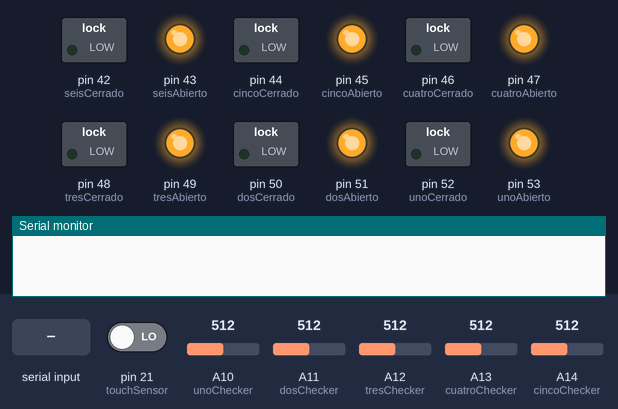
The sketch below on a simulated Arduino Mega 2560, built with avr-gcc and run on an emulated ATmega2560. On the bench: switched loads named in the sketch (green lamp = pin HIGH), output pins drawn as LEDs (lit = HIGH), the last lines printed to the serial monitor. The inputs (shaded band) are chosen by the test bench; at power-on: A14 (cincoChecker) = 512, pin 21 (touchSensor) LOW, A10 (unoChecker) = 512, A11 (dosChecker) = 512, A12 (tresChecker) = 512, A13 (cuatroChecker) = 512.

Above: at 2.4 s.
2.5 s: "1\n" received over Serial
At 2.9 s:
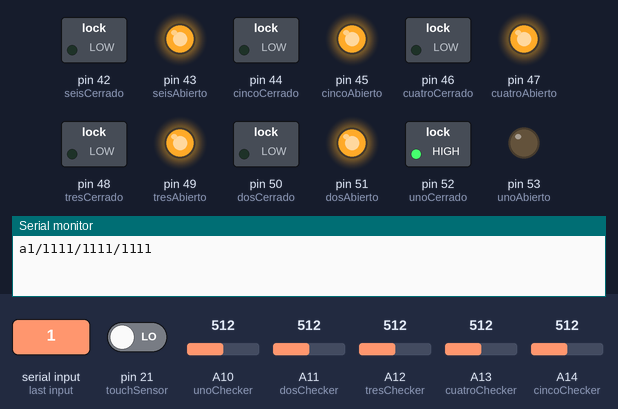
4.0 s: "2\n" received over Serial
At 5.2 s:
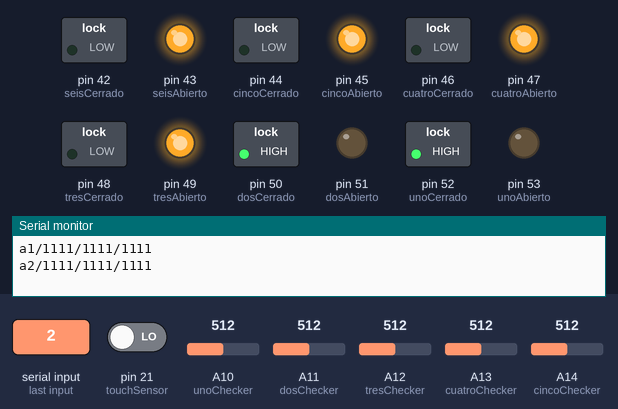
5.5 s: "3\n" received over Serial
At 6.3 s:
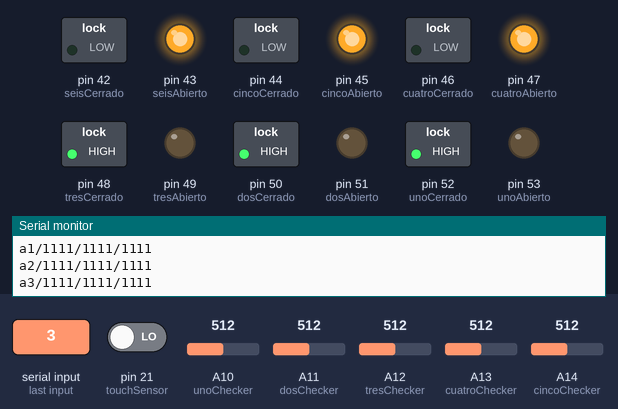
7.0 s: "4\n" received over Serial
At 7.5 s:
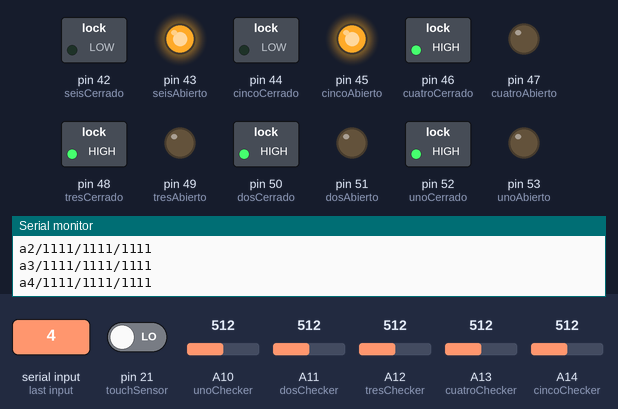
8.5 s: "5\n" received over Serial
At 9.7 s:
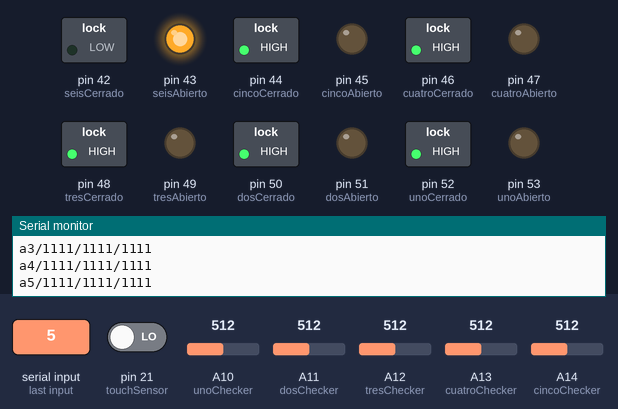
10.0 s: A14 (cincoChecker) set to 366
11.5 s: A14 (cincoChecker) set to 334
Timing chart, 0 to 14.5 s (numbered marks = the images above; inputs shaded):
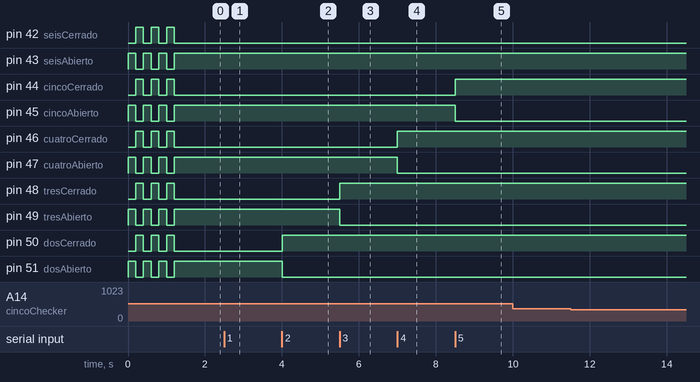

Measured:
- after the input at 2.5 s, pin 52 (unoCerrado): LOW → HIGH at once; pin 53 (unoAbierto): HIGH → LOW at once
- after the input at 4.0 s, pin 50 (dosCerrado): LOW → HIGH at once; pin 51 (dosAbierto): HIGH → LOW at once
- after the input at 5.5 s, pin 48 (tresCerrado): LOW → HIGH at once; pin 49 (tresAbierto): HIGH → LOW at once
- after the input at 7.0 s, pin 46 (cuatroCerrado): LOW → HIGH at once; pin 47 (cuatroAbierto): HIGH → LOW at once
- after the input at 8.5 s, pin 44 (cincoCerrado): LOW → HIGH at once; pin 45 (cincoAbierto): HIGH → LOW at once
- after the input at 10.0 s, every drawn part: stays the same

The sketch:

bicis_NO_rfid.ino
```cpp
int stationNumber;
int nuevaBici = 0;

int unoAbierto = 53;
int unoCerrado = 52;
int unoChecker = A10;

int dosAbierto = 51;
int dosCerrado = 50;
int dosChecker = A11;

int tresAbierto = 49;
int tresCerrado = 48;
int tresChecker = A12;

int cuatroAbierto = 47;
int cuatroCerrado = 46;
int cuatroChecker = A13;

int cincoAbierto = 45;
int cincoCerrado = 44;
int cincoChecker = A14;

int seisAbierto = 43;
int seisCerrado = 42;
int touchSensor = 21; //Este es un sensor de toque

int n = 0;
boolean isJustUpdate = false;

String cache;

int c = 0;
void setup() {
  Serial.begin(9600);
  pinMode(unoAbierto, OUTPUT);
  pinMode(unoCerrado, OUTPUT);
  pinMode(dosAbierto, OUTPUT);
  pinMode(dosCerrado, OUTPUT);
  pinMode(tresAbierto, OUTPUT);
  pinMode(tresCerrado, OUTPUT);
  pinMode(cuatroAbierto, OUTPUT);
  pinMode(cuatroCerrado, OUTPUT);
  pinMode(cincoAbierto, OUTPUT);
  pinMode(cincoCerrado, OUTPUT);
  pinMode(seisAbierto, OUTPUT);
  pinMode(seisCerrado, OUTPUT);
  pinMode(touchSensor, INPUT);
  pinMode(unoChecker, INPUT);
  pinMode(dosChecker, INPUT);
  pinMode(tresChecker, INPUT);
  pinMode(cuatroChecker, INPUT);
  pinMode(cincoChecker, INPUT);
  start();
}

void loop() {

  while (Serial.available() > 0) {
    char recieved = Serial.read();
    if (recieved == 'a') {
      isJustUpdate = true;
    }
    cache += recieved;
    if (recieved == '\n' && !isJustUpdate)    {
      stationNumber = cache.toInt();
      cache = "";
      cualAbrir(stationNumber);
      mandarDatos(stationNumber);
    }
    else if (recieved == '\n' && isJustUpdate) {
      stationNumber = cache.substring(1).toInt();
      cualAbrir(stationNumber);
      isJustUpdate = false;
      cache = "";
    }

  }
  if (digitalRead(touchSensor) == HIGH) {
    Serial.println("b6");
    delay(1000);
  }
  if (analogRead(unoChecker) <= 150) {
    Serial.println("b1");
    delay(1500);
  }
  if (analogRead(dosChecker) <= 150) {
    Serial.println("b2");
    delay(1500);
  }
  if (analogRead(tresChecker) <= 150) {
    Serial.println("b3");
    delay(1500);
  }
  if (analogRead(cuatroChecker) <= 150) {
    Serial.println("b4");
    delay(1500);
  }
  if (analogRead(cincoChecker) <= 350) {
    Serial.println("b5");
    delay(1500);
  }
}


void cualAbrir(int estacion) {
  switch (estacion) {
    case 1:
      digitalWrite(unoAbierto, LOW);
      digitalWrite(unoCerrado, HIGH);
      break;
    case -1:
      digitalWrite(unoAbierto, HIGH);
      digitalWrite(unoCerrado, LOW);
      break;
    case 2:
      digitalWrite(dosAbierto, LOW);
      digitalWrite(dosCerrado, HIGH);
      break;
    case -2:
      digitalWrite(dosAbierto, HIGH);
      digitalWrite(dosCerrado, LOW);
      break;
    case 3:
      digitalWrite(tresAbierto, LOW);
      digitalWrite(tresCerrado, HIGH);
      break;
    case -3:
      digitalWrite(tresAbierto, HIGH);
      digitalWrite(tresCerrado, LOW);
      break;
    case 4:
      digitalWrite(cuatroAbierto, LOW);
      digitalWrite(cuatroCerrado, HIGH);
      break;
    case -4:
      digitalWrite(cuatroAbierto, HIGH);
      digitalWrite(cuatroCerrado, LOW);
      break;
    case 5:
      digitalWrite(cincoAbierto, LOW);
      digitalWrite(cincoCerrado, HIGH);
      break;
    case -5:
      digitalWrite(cincoAbierto, HIGH);
      digitalWrite(cincoCerrado, LOW);
      break;
    case 6:
      digitalWrite(seisAbierto, LOW);
      digitalWrite(seisCerrado, HIGH);
      break;
    case -6:
      digitalWrite(seisAbierto, HIGH);
      digitalWrite(seisCerrado, LOW);
      break;
    case 0:
      break;
  }
}

void mandarDatos(int estacion) {
  Serial.print("a");
  //  Serial.println(strID);
  //  String myS = String(abs(estacion));
  Serial.print(abs(estacion));
  //  Serial.print(myS);
  Serial.print("/");
  Serial.print("1111");
  Serial.print("/");
  Serial.print("1111");
  Serial.print("/");
  Serial.println("1111");
}


void start() {
  open();
  delay(200);
  close();
  delay(200);
  open();
  delay(200);
  close();
  delay(200);
  open();
  delay(200);
  close();
  delay(200);
  open();
}


void close() {
  digitalWrite(unoAbierto, LOW);
  digitalWrite(dosAbierto, LOW);
  digitalWrite(tresAbierto, LOW);
  digitalWrite(cuatroAbierto, LOW);
  digitalWrite(cincoAbierto, LOW);
  digitalWrite(seisAbierto, LOW);
  digitalWrite(unoCerrado, HIGH);
  digitalWrite(dosCerrado, HIGH);
  digitalWrite(tresCerrado, HIGH);
  digitalWrite(cuatroCerrado, HIGH);
  digitalWrite(cincoCerrado, HIGH);
  digitalWrite(seisCerrado, HIGH);
}

void open() {
  digitalWrite(unoAbierto, HIGH);
  digitalWrite(dosAbierto, HIGH);
  digitalWrite(tresAbierto, HIGH);
  digitalWrite(cuatroAbierto, HIGH);
  digitalWrite(cincoAbierto, HIGH);
  digitalWrite(seisAbierto, HIGH);
  digitalWrite(unoCerrado, LOW);
  digitalWrite(dosCerrado, LOW);
  digitalWrite(tresCerrado, LOW);
  digitalWrite(cuatroCerrado, LOW);
  digitalWrite(cincoCerrado, LOW);
  digitalWrite(seisCerrado, LOW);
}
```
